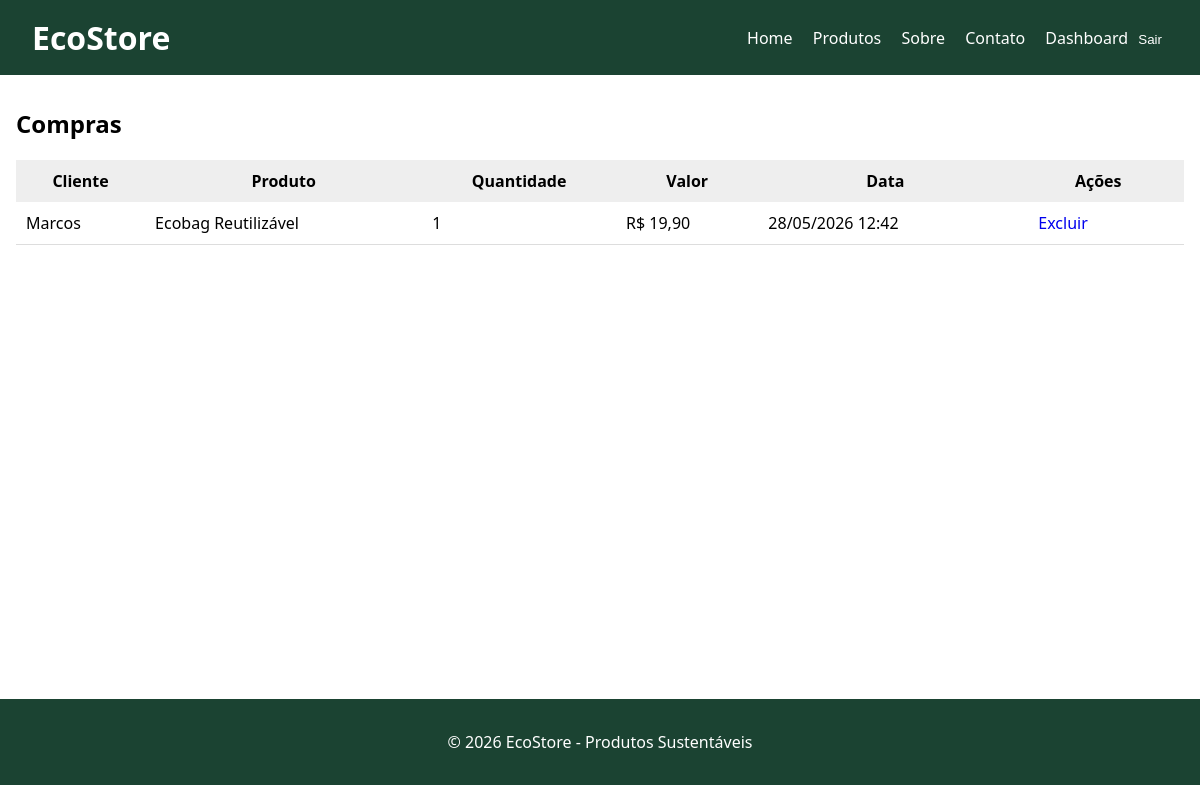
Screenshot of /compras/ (signed in) with the database file from the repository.
### vendas/models.py (models this page shows, shortened)
class Pedido(models.Model):
    usuario = models.ForeignKey(User, on_delete=models.CASCADE, related_name='pedidos')
    produto = models.ForeignKey(Produto, on_delete=models.CASCADE)
    quantidade = models.PositiveIntegerField(default=1)
    valor_total = models.DecimalField(max_digits=10, decimal_places=2)
    data_pedido = models.DateTimeField(auto_now_add=True)

### catalogo/models.py (models this page shows, shortened)
class Produto(models.Model):
    nome = models.CharField(max_length=200)
    descricao = models.TextField()
    preco = models.DecimalField(max_digits=10, decimal_places=2)
    estoque = models.PositiveIntegerField(default=0)
    imagem = models.ImageField(
        upload_to='produtos/',
        blank=True,
        null=True
    )
    categoria = models.ForeignKey(
        Categoria,
        on_delete=models.CASCADE,
        related_name='produtos'
    )
    data_criacao = models.DateTimeField(auto_now_add=True)

### core/views.py (the view)
# urls.py: path('compras/', views.compras, name='compras'),
@login_required
def compras(request):
    if not request.user.is_staff:
        return redirect('index')
    compras = Pedido.objects.all().order_by('-data_pedido')
    return render(request, 'core/compras.html', {
        'compras': compras
    })

### templates/core/compras.html
{% extends 'base.html' %}
{% block content %}
<h2>Compras</h2>
<table style="width:100%; border-collapse: collapse; background:white;">
    <thead style="background:#eee;">
        <tr>
            <th style="padding:10px;">Cliente</th>
            <th style="padding:10px;">Produto</th>
            <th style="padding:10px;">Quantidade</th>
            <th style="padding:10px;">Valor</th>
            <th style="padding:10px;">Data</th>
            <th style="padding:10px;">Ações</th>
        </tr>
    </thead>
    <tbody>
        {% for compra in compras %}
        <tr style="border-bottom:1px solid #ddd;">
            <td style="padding:10px;">{{ compra.usuario.username }}</td>
            <td style="padding:10px;">{{ compra.produto.nome }}</td>
            <td style="padding:10px;">{{ compra.quantidade }}</td>
            <td style="padding:10px;">R$ {{ compra.valor_total }}</td>
            <td style="padding:10px;">
                {{ compra.data_pedido|date:"d/m/Y H:i" }}
            </td>
            <td style="padding:10px;">
                <a href="{% url 'excluir_compra' compra.id %}" class="btn btn-danger">
                    Excluir
                </a>
            </td>
        </tr>
        {% endfor %}
    </tbody>
</table>
{% endblock %}

### templates/base.html (style rules this page uses)
:root { --primary: #2d6a4f; --secondary: #40916c; --light: #f4f7f6; --dark: #1b4332; }
body { font-family: 'Segoe UI', sans-serif; margin: 0; background: var/(--light); }
.btn { padding: 0.5rem 1rem; border-radius: 4px; border: none; cursor: pointer; text-decoration: none; }

### rows the page displays
Pedido: usuario.username "Marcos", produto.nome "Ecobag Reutilizável", quantidade "1", valor_total "19,90", data_pedido "28/05/2026 12:42"
